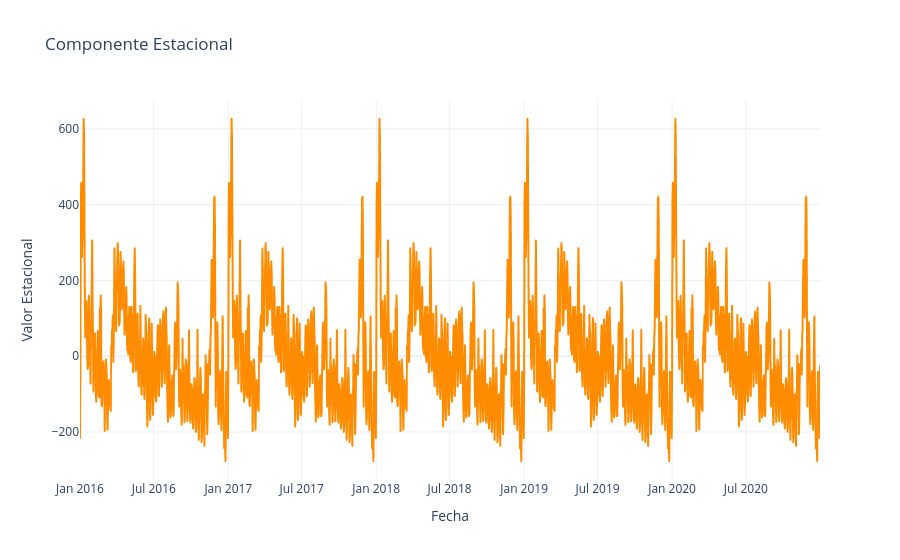

Notebook code cell kept with this figure:
### Code cell
seasonal_df = result.seasonal.reset_index()
seasonal_df.columns = ['Fecha', 'Valor'] 
fig = px.line(seasonal_df, x='Fecha', y='Valor', title='Componente Estacional',
              labels={'Fecha': 'Fecha', 'Valor': 'Valor Estacional'},
              line_shape='linear')

fig.update_traces(line_color='darkorange')
fig.update_layout(template='plotly_white')
fig.show()

### Figure 1 — Plotly figure (JSON) as saved in the notebook; plotly's stock layout.template omitted (floating-point values rounded to 4 significant figures; data arrays with more than 128 entries replaced by an {"elided": "..."} marker saying what was removed)
{"data": [{"hovertemplate": "Fecha=%{x}<br>Valor Estacional=%{y}<extra></extra>", "legendgroup": "", "line": {"color": "darkorange", "dash": "solid", "shape": "linear"}, "marker": {"symbol": "circle"}, "mode": "lines", "name": "", "showlegend": false, "type": "scattergl", "x": {"elided": "1827 str values"}, "xaxis": "x", "y": {"elided": "1827 float values"}, "yaxis": "y"}], "layout": {"legend": {"tracegroupgap": 0}, "title": {"text": "Componente Estacional"}, "xaxis": {"anchor": "y", "domain": [0, 1], "title": {"text": "Fecha"}}, "yaxis": {"anchor": "x", "domain": [0, 1], "title": {"text": "Valor Estacional"}}}}
